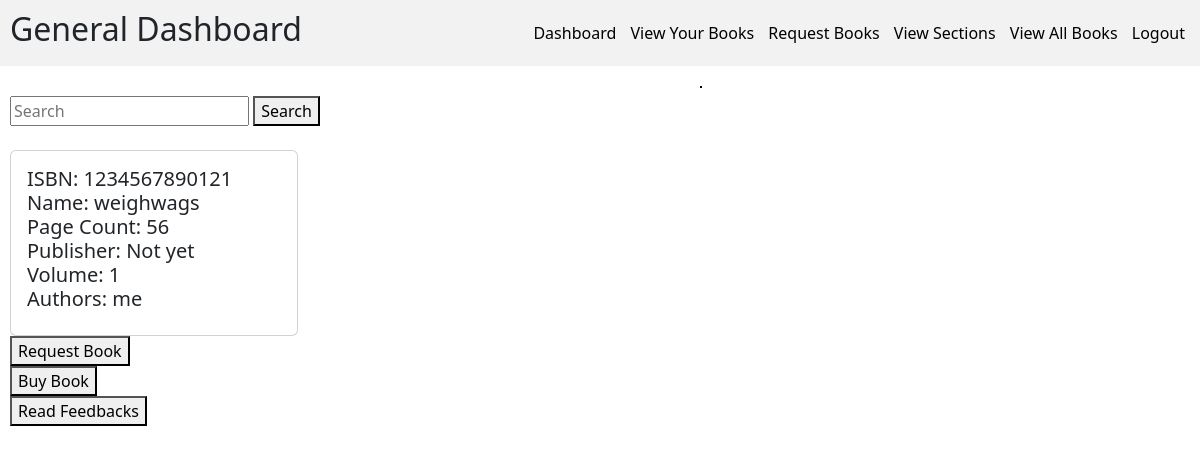
Page /sections/1/ (signed in) on the committed database.
### models.py (models this page shows)
class BookModel(db.Model):
    __tablename__ = "book"
    id = Column(Integer, primary_key=True, autoincrement=True)
    isbn = Column(String(13), nullable=False, unique=True)
    name = Column(String(100), nullable=False)
    page_count = Column(Integer, nullable=False)
    content = Column(String, nullable=False)
    publisher = Column(String(100), nullable=False)
    volume = Column(Integer, nullable = False)
    section_id = Column(Integer, ForeignKey("section.id"), nullable=False)
    search_word = Column(String(500), nullable=False)
    price = Column(Integer, nullable=False)

class BookAuthorModel(db.Model):
    __tablename__ = "book_author"
    book_id = Column(Integer, ForeignKey("book.id"), primary_key=True)
    author_name = Column(String(40), primary_key=True)
    search_word = Column(String(40), nullable=False)

### app.py (the view)
@app.route("/sections/<section_id>/", methods=["GET"])
@login_required
def viewBooks(section_id):
    book_authors = get_all_book_authors()
    section = SectionModel.query.filter_by(id=section_id).first()
    if not section:
        flash("Section not found")
        return redirect(url_for("sections"))
    books = BookModel.query.filter_by(section_id=section.id).all()
    user_info = UserInfoModel.query.filter_by(uid=current_user.id).first()
    if not user_info:
        flash("User info does not exist")
        return redirect("/")
    print(books)
    book_issues = BookIssueModel.query.filter_by(uid=current_user.id).all()
    book_requests = BookRequestsModel.query.filter_by(uid=current_user.id).all()
    my_books = []
    for book_issue in book_issues:
        my_books.append(book_issue)
    for book_request in book_requests:
        my_books.append(book_request)
    return render_template(
        "viewBooks.html",
        section_id=section.id,
        books=books,
        role=user_info.role,
        book_authors=book_authors,
        my_books=my_books,
    )

### app.py (called while the page is built)
def get_all_book_authors():
    return BookAuthorModel.query.all()

### blueprints/api.py (called while the page is built)
@login_manager.user_loader
def load_user(id):
    return UserLoginModel.query.get(id)

### Templates/viewBooks.html (shortened to what this page needs)
{% if role == "Librarian" %}
{% extends "librarianBase.html" %}
{% else %}
{% extends "generalBase.html" %}
{% endif %}
{% block content %}
<div>
    <form action="/viewBooks/{{section_id}}/search">
        <input type="search" placeholder="Search" aria-label="Search" name="search_word">
        <button type="submit">Search</button>
    </form>
    <br>
</div>
<div>
    {% for book in books: %}
    <div class="card" style="width: 18rem;">
        <div class="card-body">
            <h5>
                ISBN: {{book.isbn}} <br>
                Name: {{book.name}} <br>
                Page Count: {{book.page_count}} <br>
                Publisher: {{book.publisher}} <br>
                Volume: {{book.volume}} <br>
                Authors:
                {% for book_author in book_authors: %}
                    {% if book.id == book_author.book_id: %}
                    {{book_author.author_name}}
                    {% endif %}
                {% endfor %}
            </h5>
        </div>
    </div>
    <div>
        {% if role == "General" %}
        {% for my_book in my_books if my_book.book_id == book.id %}
        [Book already requested or issued] <br>
        {% else %}
        <a href="/requestBook?id={{book.id}}"><button>Request Book</button></a> <br>
        {% endfor %}
        <a href="/buyBook?id={{book.id}}"><button>Buy Book</button></a> <br>
        {% endif %}
        <a href="/readFeedback?id={{book.id}}"><button>Read Feedbacks</button></a>
    </div>
    <br>
    {% endfor %}
    <br>
</div>
{% endblock %}

### static/generalStyle.css (style rules this page uses)
html, body { margin: 0px; font-family: Ubuntu, system-ui, -apple-system, BlinkMacSystemFont, "Segoe UI", Roboto, Oxygen, Cantarell, "Open Sans", "Helvetica Neue", sans-serif; }

### rows in the picture
BookModel: isbn "1234567890121", name "weighwags", page_count "56", publisher "Not yet", volume "1"
BookAuthorModel: author_name "me"
